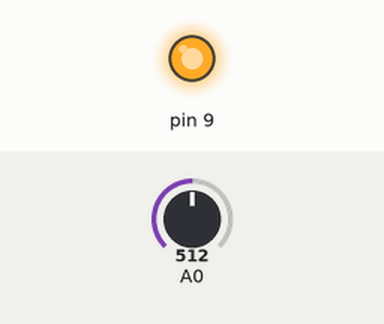
Recording of a sketch running on a simulated Arduino Uno, built with avr-gcc and run on an emulated ATmega328P. On the bench: output pins drawn as LEDs (lit = HIGH). The inputs (shaded band) are chosen by the test bench; at power-on: A0 = 512. What the sketch prints to the serial monitor is not drawn.

Above: at 1.2 s.
1.3 s: A0 set to 0
At 2.3 s:
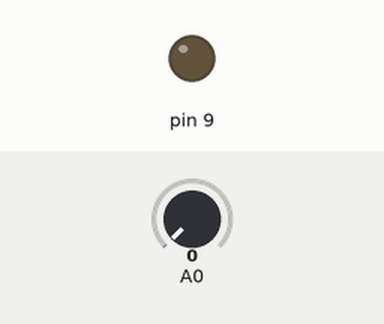
3.0 s: A0 set to 4
At 4.2 s:
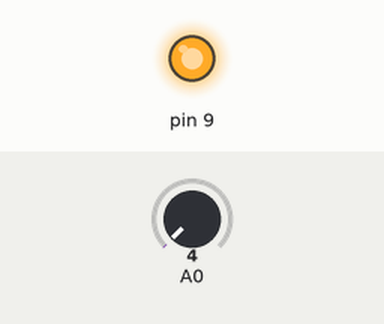
Timing chart, 0 to 6.0 s (numbered marks = the images above; inputs shaded):
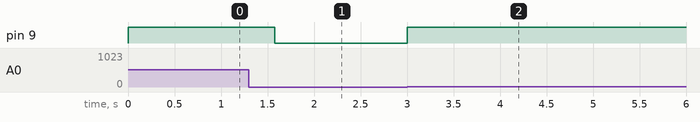

Measured:
- the behaviour switches between 2 and 3 on A0 (found by bisection; images 1 and 2)
- after the input at 1.3 s, pin 9: HIGH → LOW after 0.28 s
- after the input at 3.0 s, pin 9: LOW → HIGH at once

The sketch:

irrecord.ino
```cpp
const long NDATA = 500;
byte data[NDATA];

void setup() {
  Serial.begin(9600);
  pinMode(9, OUTPUT);
}

void loop() {
    int data0 = analogRead(A0);
    if (!(data0 > 2))
      return;

    digitalWrite(9, HIGH);

  long startt = micros();

  int tooLate = 0;

  for (int n = 0; n < NDATA; ++n) {
    data[n] = (byte)(analogRead(A0));
    long nextt = startt + (140 * (n + 1));
    long now = micros();
    long wait = nextt - now;
    if (wait > 2){
      delayMicroseconds(wait);
      //lastRun = micros();
    }
    else {
      ++tooLate;
    }
  }


  Serial.print("");
  for (int i=0; i<NDATA; ++i) {
    Serial.print(data[i]);
    Serial.print(", ");
  }
  Serial.println("");
  Serial.print("too late ");
  Serial.println(tooLate);

    digitalWrite(9, LOW);
}
```
